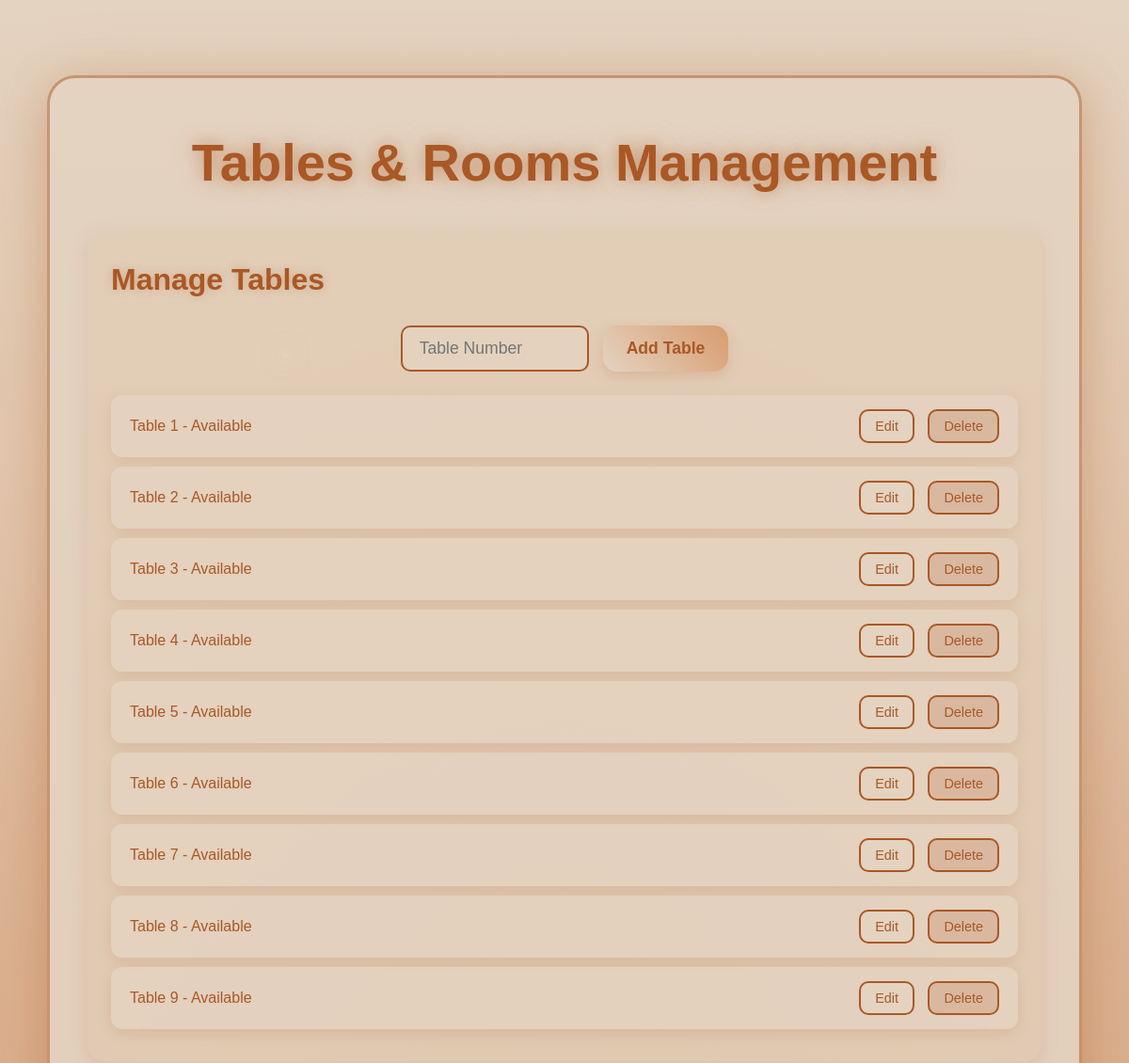
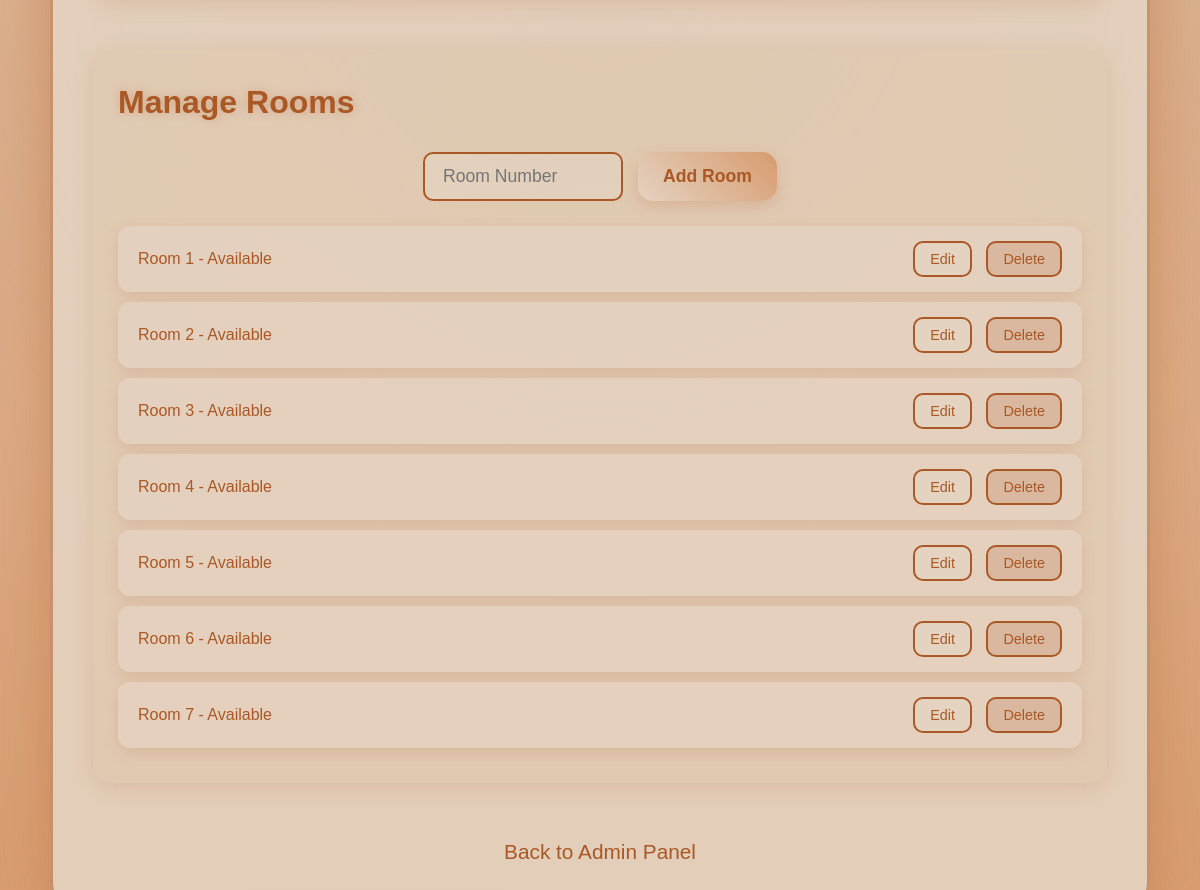
Screenshot of /cafe/admin/tables_rooms/ (signed in) with the database file from the repository (2 pictures, top to bottom).
### cafe/models.py (models this page shows, shortened)
class Table(models.Model):
    number = models.IntegerField(unique=True)
    is_available = models.BooleanField(default=True)

class Room(models.Model):
    number = models.IntegerField(unique=True)
    is_available = models.BooleanField(default=True)

### cafe/views.py (the view)
# urls.py: path('admin/tables_rooms/', views.tables_rooms_page, name='tables_rooms_page'),
@login_required
@user_passes_test(lambda u: u.is_staff)
def tables_rooms_page(request):
    context = {
        'tables': Table.objects.all(),
        'rooms': Room.objects.all(),
    }
    return render(request, 'cafe/tables_rooms_page.html', context)

### cafe/templates/cafe/tables_rooms_page.html (shortened to what this page needs)
{% load static %}
<!DOCTYPE html>
<html lang="en">
<head>
</head>
<body>
    <div class="tables-rooms-container">
        <h1>Tables & Rooms Management</h1>
        <div class="section">
            <h2>Manage Tables</h2>
            <form id="add-table-form" method="POST" action="{% url 'cafe:add_table' %}">
                <input type="number" name="number" placeholder="Table Number" required>
                <button type="submit">Add Table</button>
            </form>
            <ul id="tables-list">
                {% for table in tables %}
                    <li>
                        Table {{ table.number }} - {{ table.is_available|yesno:"Available,Reserved" }}
                        <div>
                            <button class="edit-btn" data-id="{{ table.id }}" data-number="{{ table.number }}" data-available="{{ table.is_available }}">Edit</button>
                            <button class="delete-btn" data-id="{{ table.id }}">Delete</button>
                        </div>
                    </li>
                {% endfor %}
            </ul>
        </div>
        <div class="section">
            <h2>Manage Rooms</h2>
            <form id="add-room-form" method="POST" action="{% url 'cafe:add_room' %}">
                <input type="number" name="number" placeholder="Room Number" required>
                <button type="submit">Add Room</button>
            </form>
            <ul id="rooms-list">
                {% for room in rooms %}
                    <li>
                        Room {{ room.number }} - {{ room.is_available|yesno:"Available,Reserved" }}
                        <div>
                            <button class="edit-btn" data-id="{{ room.id }}" data-number="{{ room.number }}" data-available="{{ room.is_available }}">Edit</button>
                            <button class="delete-btn" data-id="{{ room.id }}">Delete</button>
                        </div>
                    </li>
                {% endfor %}
            </ul>
        </div>
        <a href="{% url 'cafe:admin_page' %}" class="back-link">Back to Admin Panel</a>
    </div>
</body>
</html>

### cafe/templates/cafe/tables_rooms_page.html (style rules this page uses)
* { margin: 0; padding: 0; box-sizing: border-box; }
body { font-family: 'Orbitron', 'Poppins', sans-serif; background: linear-gradient(180deg, #e4d3c1 0%, #d89b6e 100%); color: #aa5825; line-height: 1.8; min-height: 100vh; overflow-x: hidden; position: relative; -webkit-font-smoothing: antialiased; -moz-osx-font-smoothing: grayscale; }
body::before { content: ''; position: fixed; top: 0; left: 0; width: 100%; height: 100%; background: radial-gradient(circle, rgba(170, 88, 37, 0.3) 0%, transparent 60%); z-index: -1; animation: cosmic-pulse 12s infinite ease-in-out; }
body::after { content: ''; position: absolute; width: 6px; height: 6px; background: rgba(228, 211, 193, 0.8); border-radius: 50%; box-shadow: 0 0 25px rgba(228, 211, 193, 0.6); animation: orbit 18s infinite ease-in-out; top: 15%; left: 25%; }
.tables-rooms-container { max-width: 1100px; margin: 80px auto; padding: 40px; background: rgba(228, 211, 193, 0.9); border-radius: 30px; box-shadow: 0 12px 50px rgba(170, 88, 37, 0.3), 0 0 70px rgba(216, 155, 110, 0.2); position: relative; transition: transform 0.5s ease, box-shadow 0.5s ease; border: 3px solid rgba(170, 88, 37, 0.5); }
h1 { font-size: 3.5em; color: #aa5825; text-align: center; margin-bottom: 20px; text-shadow: 0 0 20px rgba(170, 88, 37, 0.6), 0 0 30px rgba(228, 211, 193, 0.4); animation: glow 2.5s infinite ease-in-out; }
.section { margin-bottom: 50px; padding: 25px; background: rgba(216, 155, 110, 0.1); border-radius: 20px; box-shadow: 0 5px 20px rgba(170, 88, 37, 0.15); transition: transform 0.3s ease, box-shadow 0.3s ease; }
h2 { font-size: 2em; color: #aa5825; margin-bottom: 20px; text-shadow: 0 0 10px rgba(170, 88, 37, 0.3); }
form { display: flex; gap: 15px; margin-bottom: 25px; flex-wrap: wrap; justify-content: center; }
input[type="number"] { padding: 12px 18px; font-size: 1.1em; background: rgba(228, 211, 193, 0.7); border: 2px solid #aa5825; border-radius: 10px; color: #aa5825; outline: none; transition: border-color 0.3s ease, box-shadow 0.3s ease, transform 0.3s ease; width: 200px; }
button[type="submit"] { padding: 12px 25px; background: linear-gradient(45deg, #e4d3c1, #d89b6e); color: #aa5825; border: none; border-radius: 15px; font-size: 1.1em; font-weight: 600; cursor: pointer; box-shadow: 0 5px 15px rgba(170, 88, 37, 0.2); transition: transform 0.4s ease, background 0.4s ease, color 0.4s ease, box-shadow 0.3s ease; }
ul { list-style: none; padding: 0; }
li { padding: 15px 20px; margin: 10px 0; background: rgba(228, 211, 193, 0.8); border-radius: 12px; box-shadow: 0 5px 15px rgba(170, 88, 37, 0.15); display: flex; justify-content: space-between; align-items: center; transition: transform 0.3s ease, box-shadow 0.3s ease, background 0.3s ease; }
.edit-btn, .delete-btn { padding: 8px 15px; font-size: 0.9em; background: #e4d3c1; color: #aa5825; border: 2px solid #aa5825; border-radius: 10px; cursor: pointer; transition: transform 0.3s ease, background 0.3s ease, color 0.3s ease, box-shadow 0.3s ease; }
.delete-btn { margin-left: 10px; background: rgba(170, 88, 37, 0.2); }
.back-link { display: block; text-align: center; margin-top: 40px; font-size: 1.3em; color: #aa5825; text-decoration: none; transition: color 0.3s ease, transform 0.3s ease, text-shadow 0.3s ease; }

### rows the page displays
Table: number "1", is_available "Available"
Table: number "2", is_available "Available"
Table: number "3", is_available "Available"
Table: number "4", is_available "Available"
Table: number "5", is_available "Available"
Table: number "6", is_available "Available"
Table: number "7", is_available "Available"
Table: number "8", is_available "Available"
Table: number "9", is_available "Available"
Room: number "1", is_available "Available"
Room: number "2", is_available "Available"
Room: number "3", is_available "Available"
Room: number "4", is_available "Available"
Room: number "5", is_available "Available"
Room: number "6", is_available "Available"
Room: number "7", is_available "Available"
